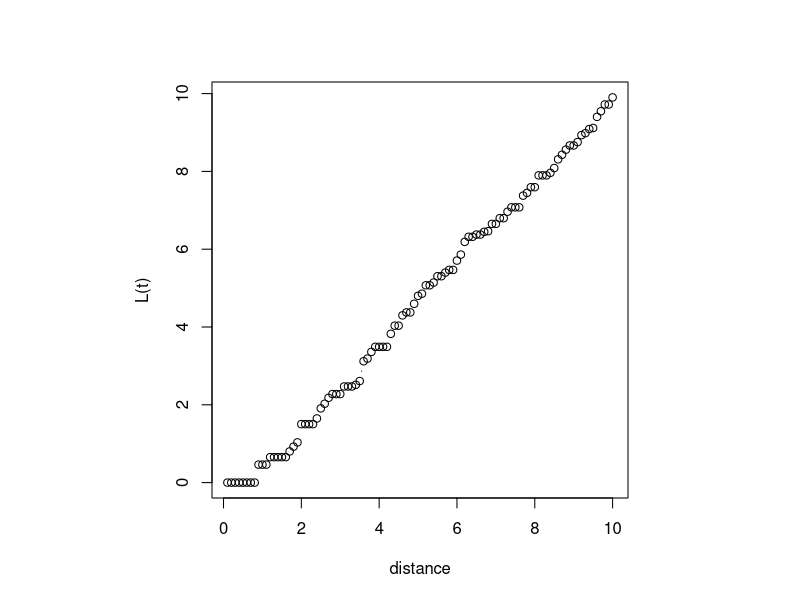

This chart was generated by the following R code:
library(spatial)


### Name: ppinit
### Title: Read a Point Process Object from a File
### Aliases: ppinit
### Keywords: spatial

### ** Examples

towns <- ppinit("towns.dat")
par(pty="s")
plot(Kfn(towns, 10), type="b", xlab="distance", ylab="L(t)")
